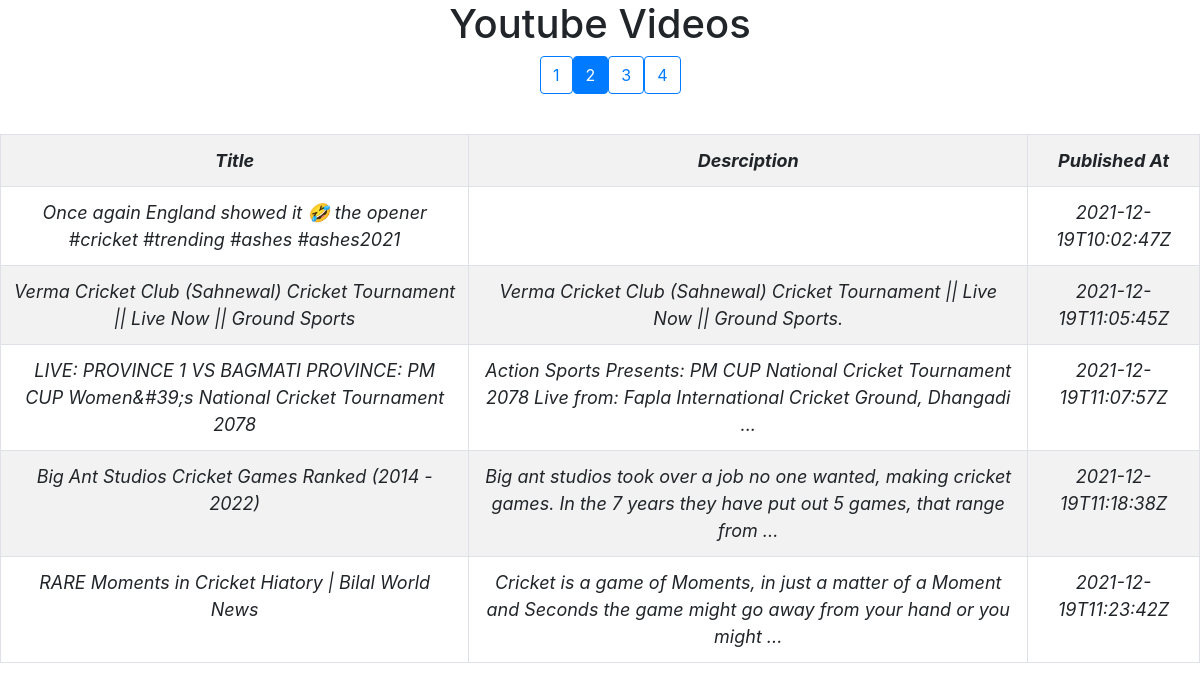
Page /index/?page=2 on the committed database.
### website/models.py (models this page shows, shortened)
class Video(models.Model):
    title = models.CharField(max_length=200)
    description = models.CharField(max_length=5000)
    published_date = models.CharField(max_length=1000)
    thumbnail = models.CharField(max_length=2000)
    video_id = models.CharField(max_length=200)

### website/views.py (the view)
# urls.py: path('index/',views.index,name="index"),
def index(request):
  youtube_search()
  videos = Video.objects.all().order_by('published_date')
  paginator = Paginator(videos,5)
  pageno = request.GET.get('page')
  videos = paginator.get_page(pageno)
  return render(request, "index.html",{ 'videos': videos})

### website/views.py (called while the page is built, shortened)
def youtube_search():
  youtube = build(YOUTUBE_API_SERVICE_NAME, YOUTUBE_API_VERSION,
    developerKey=DEVELOPER_KEY)
  search_response = youtube.search().list(
    q='Cricket',
    part='id,snippet',
    maxResults=10,
    type="video",
    order="date",
    publishedAfter="2021-01-01T00:00:00Z"
  ).execute()
  videos = []

### website/templates/index.html (shortened to what this page needs)
<!DOCTYPE html>
<html>
<head>
    <link rel="stylesheet" href="https://maxcdn.bootstrapcdn.com/bootstrap/4.0.0/css/bootstrap.min.css"
>
</head>
<body>
    <h1 style="text-align: center;">Youtube Videos</h1>
    <table class="table table-striped table-bordered table-responsive-lg">
        <tr>
            <th>Title</th>
            <th>Desrciption</th>
            <th>Published At</th>
        </tr>
        {% for video in videos %}
        <tr>
            <td>{{ video.title }}</td>
            <td>{{ video.description }}</td>
            <td>{{ video.published_date }}</td>
        </tr>
        {% endfor %}
        <div style="text-align: center;">
            {% if videos.has_other_pages %}
            <ul class="pagination" style="padding-left: 45%;">
                {% for i in videos.paginator.page_range %}
                {% if videos.number == i %}
                <li class="btn btn-primary mb-4"><span>{{ i }} <span class="sr-only">(current)</span></span></li>
                {% else %}
                <li><a class="btn btn-outline-primary mb-4" href="?page={{ i }}">{{ i }}</a></li>
                {% endif %}
                {% endfor %}
            </ul>
            {% endif %}
        </div>
    </table>
</body>
</html>

### website/templates/index.html (style rules this page uses)
table, th, td { border: 51px solid black; border-collapse: collapse; text-align: center; font-weight: 400; font-size: large; font-style: italic; font-family: -apple-system, BlinkMacSystemFont, 'Segoe UI', Roboto, Oxygen, Ubuntu, Cantarell, 'Open Sans', 'Helvetica Neue', sans-serif; }
th { font-weight: bold; }

### rows in the picture
Video: title "Once again England showed it 🤣 the opener #cricket #trending #ashes #ashes2021", published_date "2021-12-19T10:02:47Z"
Video: title "Verma Cricket Club (Sahnewal) Cricket Tournament || Live Now || Ground Sports", description "Verma Cricket Club (Sahnewal) Cricket Tournament || Live Now || Ground Sports.", published_date "2021-12-19T11:05:45Z"
Video: title "LIVE: PROVINCE 1 VS BAGMATI PROVINCE: PM CUP Women&#39;s National Cricket Tournament 2078", description "Action Sports Presents: PM CUP National Cricket Tournament 2078 Live from: Fapla International Cricket Ground, Dhangadi ...", published_date "2021-12-19T11:07:57Z"
Video: title "Big Ant Studios Cricket Games Ranked (2014 - 2022)", description "Big ant studios took over a job no one wanted, making cricket games. In the 7 years they have put out 5 games, that range from ...", published_date "2021-12-19T11:18:38Z"
Video: title "RARE Moments in Cricket Hiatory | Bilal World News", description "Cricket is a game of Moments, in just a matter of a Moment and Seconds the game might go away from your hand or you might ...", published_date "2021-12-19T11:23:42Z"

### other values in the picture
{{ i }} "1" "3" "4"
{{ i }} "2"
